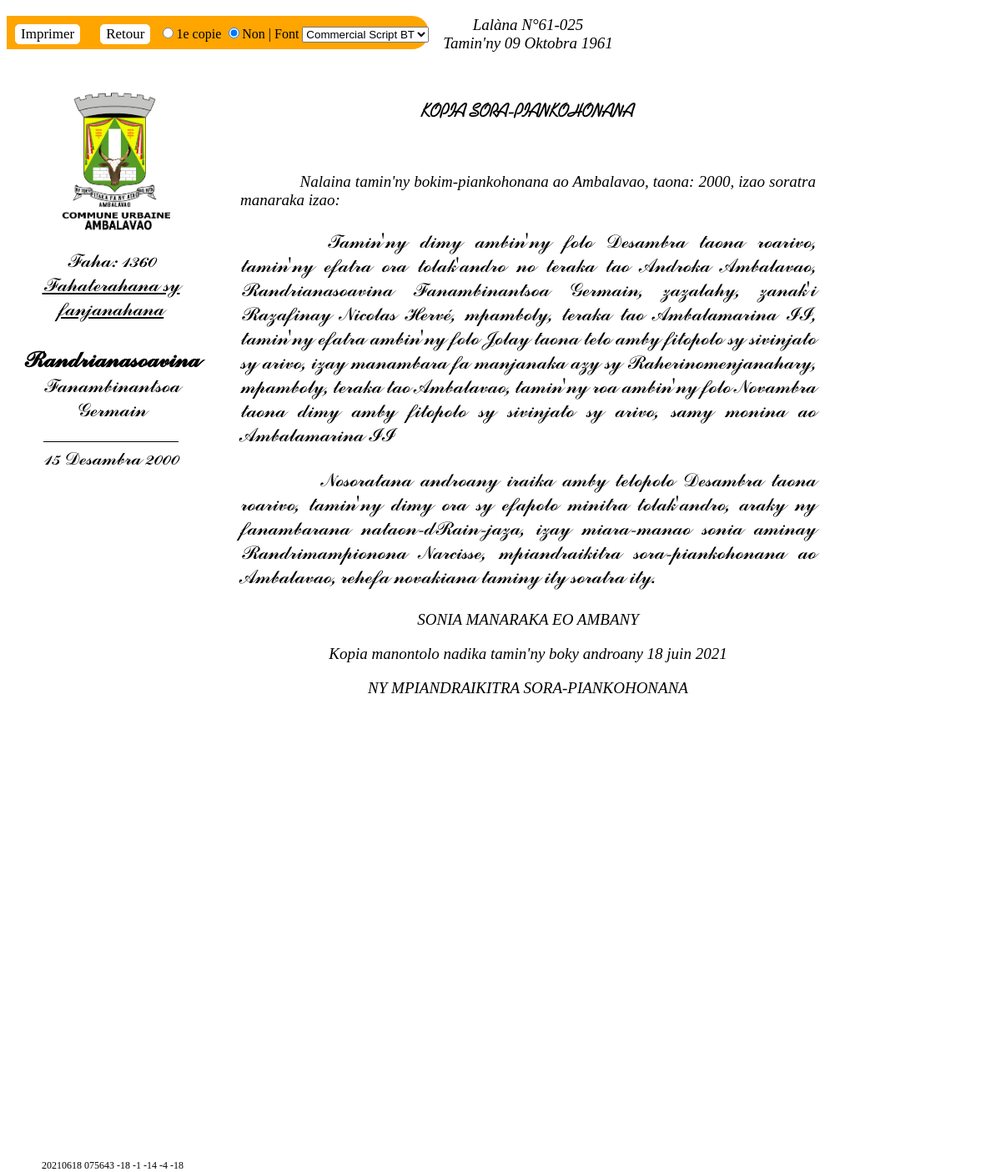
Screenshot of /acte_naissance.php?numNaiss=1360N2000 with the database file from the repository.
### tables this page shows
CREATE TABLE `declarernaiss` (
  `numNaiss` varchar(10) DEFAULT NULL,
  `numPers` int(11) DEFAULT NULL,
  `declarant` varchar(15) DEFAULT NULL,
  `dateDecNaiss` date DEFAULT NULL,
  `heureDecNaiss` time DEFAULT NULL,
  `present` varchar(3) DEFAULT NULL,
  KEY `constDeclarer1` (`numNaiss`),
  KEY `constDeclarer2` (`numPers`),
  CONSTRAINT `constDeclarer1` FOREIGN KEY (`numNaiss`) REFERENCES `naissance` (`numNaiss`) ON DELETE CASCADE ON UPDATE CASCADE,
  CONSTRAINT `constDeclarer2` FOREIGN KEY (`numPers`) REFERENCES `personne` (`numPers`) ON DELETE CASCADE ON UPDATE CASCADE
);

CREATE TABLE `personne` (
  `numPers` int(11) NOT NULL AUTO_INCREMENT,
  `nomPers` varchar(50) DEFAULT NULL,
  `prenomPers` varchar(90) DEFAULT NULL,
  `dateNaissPers` varchar(10) DEFAULT NULL,
  `lieuNaissPers` varchar(90) DEFAULT NULL,
  `adressePers` varchar(70) DEFAULT NULL,
  `profPers` varchar(90) DEFAULT NULL,
  `vivant` varchar(3) DEFAULT NULL,
  `nationalite` varchar(15) DEFAULT NULL,
  `age` smallint(6) DEFAULT NULL,
  PRIMARY KEY (`numPers`)
);

### classe/FormatDatetime.php (called while the page is built, shortened)
<?php
class FormatDatetime{
	private $strNombre=array(
        array("","arivo","roarivo"),
        array("","zato","roanjato","telonjato","efajato","dimanjato","eninjato","fitonjato","valonjato","sivinjato"),
        array("","folo","roapolo","telopolo","efapolo","dimapolo","enimpolo","fitopolo","valopolo","sivifolo"),
	    array("","iraika","roa","telo","efatra","dimy","enina","fito","valo","sivy","folo")
    );
    private $listTime=array();
    private $listMonth=array("","Janoary","Febroary","Marsa","Avrily","Mey","Jiona","Jolay","Aogositra","Septambra","Oktobra","Novambra","Desambra");
    private $listMonthFrc=array("","janvier","fevrier","mars","avril","mai","juin","juillet","août","septembre","octobre","novembre","decembre");
	public function completeTimeTab(){
        $this->listTime[0]="12";
        $i=0;
        for($i=1; $i<13; $i++){
            $this->listTime[$i]="0".$i;
        }
        for($j=1; $j<12; $j++){
            $this->listTime[$i]="0".$j;
            $i++;
        }
    }
    public function getDateFrench($date){
        $dateList=explode("-", $date);
        return $dateList[2]." ".$this->listMonthFrc[intval($dateList[1])]." ".$dateList[0];
    }
    public function getDateMalagasy($date){
        $dateList=explode("-", $date);
        $strDate="";
        if ($dateList[2]=="00" && $dateList[1]!="00" && $dateList[0]!="00") {
            $strDate="volana ".$this->listMonth[intval($dateList[1])]." ".$dateList[0];
        }
        else{
            $strDate=$dateList[2]." ".$this->listMonth[intval($dateList[1])]." ".$dateList[0];
        }
        return $strDate;
    }
    public function getStringDate($date){
        $splittedDate=explode("-",$date);
        $strDate="";
        if ($splittedDate[2]=="00" && $splittedDate[1]!="00" && $splittedDate[0]!="00") {
            $strDate="volana ".$this->listMonth[intval($splittedDate[1])]." ".$this->Year($splittedDate[0]);
        }
        else{
            $strDate=$this->Day($splittedDate[2])." ".$this->listMonth[intval($splittedDate[1])]." ".$this->Year($splittedDate[0]);
        }
        return $strDate;
    }
    public function Day($day){
        $convertDay="";
        $convertDay=$convertDay.$this->strNombre[3][intval($day[1])];
        $convertDay=$convertDay.$this->dontEquals4($day[0],$day[1], "0", " amby ");
        $convertDay=$convertDay.$this->strNombre[2][intval($day[0])];
        return $convertDay;
    }
    public function Year($year){
        $convertYear="";
        $convertYear.=$this->strNombre[3][intval($year[3])];
        $convertYear.=$this->dontEquals4($year[2],$year[3],"0"," amby ");
        $convertYear.=$this->strNombre[2][intval($year[2])];
        $convertYear.=$this->dontEquals3($year[1],"0"," sy ");
        $convertYear.=$this->strNombre[1][intval($year[1])];
        if(substr($year,1,4)=="000"){
            $convertYear=$this->strNombre[0][intval($year[0])];
        }
        else{
            $convertYear=$convertYear." sy ".$this->strNombre[0][intval($year[0])];
        }
        return "taona ".$convertYear;
    }
    public function getStringTime($time){
        $list=explode(":",$time);
        return $this->hour($list[0], $list[1])." ".$this->minute($list[1])." ".$this->getSymTime($list[0]);
    }
    public function hour($hour,$minute){
        $h="";
        $hour=$this->listTime[intval($hour)];
        if ($hour=="01"){
            $h="iray";
        }
        else{
            $h.=$this->strNombre[3][intval($hour[-1])];
            $h.=$this->dontEquals4($hour[-1],$hour[-2],"0"," amby ");
            $h.=$this->strNombre[2][intval($hour[-2])];
        }
        return $h." ora";
    }
    public function minute($minute){
        $min="";
        if($minute=="15")
            $min="sy fahefany";
        else if($minute=="20")
            $min="sy fahatelony";
        else if($minute=="30")
            $min="sy sasany";
        else{
            $min.="sy ";
            $min.=$this->strNombre[3][intval($minute[1])];
            $min.=$this->dontEquals4($minute[0],$minute[1],"0"," amby ");
            $min.=$this->strNombre[2][intval($minute[0])];
            if($minute!="00"){
                $min .=" minitra";
            }
            else{
                $min="";
            }
        }
        return $min;
    }
    public function getSymTime($hour){
        $str="";
        $h=intval($hour);
        if ($h==0 || $h>=19)
            $str="alina";
        else if($h>=1 && $h<=10)
            $str="maraina";
        else if($h>=11 && $h<=12)
            $str="atoandro";
        else if($h>=13 && $h<=17)
            $str="tolak'andro";
        else
            $str="hariva";
        return $str;
    }
    public function dontEquals3($objectCompared, $reference, $value){
        $str="";
        if($objectCompared!=$reference){
            $str.=$value;
        }
        return $str;
    }
    public function dontEquals4($objectCompared1, $objectCompared2, $reference, $value){
        $str="";
        if ($value==" amby " && intval($objectCompared1.$objectCompared2)<20) {
            $value=" ambin'ny ";
        }
        if($objectCompared1!=$reference && $objectCompared2!=$reference ){
            $str.=$value;
        }
        return $str;
    }
}
?>

### acte_naissance.php (the view, shortened to what this page needs)
<!DOCTYPE html>
<html>
<head>
	<link rel="stylesheet" type="text/css" href="font/font.css">
</head>
<?php
include("classe/FormatDatetime.php");
include("classe/fonction_util.php");
$datetime->completeTimeTab();
$query="SELECT a.*, d.*, p.* from acteNaissance a, declarerNaiss d, personne p WHERE a.numNaiss=d.numNaiss and d.numPers=p.numPers and a.numNaiss='".$_GET["numNaiss"]."'";
$array=array();
function legitimite($legitime){
	$str="";
	if($legitime=="non"){
		$str=", izay manambara fa manjanaka azy";
	}
	return $str;
}
function getName($legitime){
	$str="";
	if($legitime=="non"){
		$str="Fahaterahana sy fanjanahana";
	}
	else{
		$str="Fahaterahana";
	}
	return $str;
}
function declarant($datetime,$declarant,$nom,$prenom,$profesion,$dateNaiss,$lieuNaiss,$adresse,$age,$present){
	if ($declarant!="Rain-jaza") {
		$declarant="'i ".the_object($nom." ".$prenom).ifExiste($declarant,", ".$declarant.", ").ifExiste($profesion,", ".$profesion).ifExiste($lieuNaiss,", teraka tao ".the_object($lieuNaiss).", ");
		if ($dateNaiss!="-00-00") {
			if (ifExiste($lieuNaiss,"teraka")=="teraka") {
				$declarant.=" tamin'ny ".$datetime->getStringDate($dateNaiss);
			}
			else{
				$declarant.=", teraka tamin'ny ".$datetime->getStringDate($dateNaiss);
			}
		}
		if ($age!=0) {
			$declarant.=", ".$datetime->getStringAge($age);
		}
		$declarant.=ifExiste($adresse,", monina ao ".$adresse);
	}
	else{
		$declarant="-dRain-jaza";
	}
	return $declarant;
}
?>
<body>
	<article>
	<div id="head"> <button id="bouton"  onclick="imprimer()">Imprimer</button> <button onclick="document.location='registre_naissance.php'" id="bouton">Retour</button><input type="radio" id="prem" name="1">1e copie <input type="radio" id="non" checked name="1">Non |
		Font <select id="font" onchange="changeFont(document.getElementById('font').value)"><option>Commercial Script BT</option>
		     <option>Times New Roman</option></select> </div>
	<div id="etat">
	<div id="contenu">
	    <?php
        $result=$database->query($query);
		while($data=$result->fetch()){
			$array[0]=$data["numActeNaiss"];
			$array[1]=$data["legitime"];
			$array[2]=$data["nomEnfant"];
			$array[3]=$data["prenomEnfant"];
			$array[4]=$data["dateNaissEnfant"];
			?>
		   <p id="maj" align="center">Lalàna N°61-025<br/>
		   Tamin'ny 09 Oktobra 1961</p><br/>
		   <p align="center"><span id="titre">KOPIA SORA-PIANKOHONANA</span></p><br/>
		   <p id="maj"><span class="tab">_______</span>
			<?php echo "    Nalaina tamin'ny bokim-piankohonana ao Ambalavao, taona:</dd> ".substr($data["dateNaissEnfant"],0,4).", izao soratra manaraka izao:"; ?>
			 </p>
			<div id="act">
			<p><span class="tab">_______</span>
				<?php echo "    Tamin'ny ".$datetime->getStringDate($data["dateNaissEnfant"]).
			", tamin'ny ".$datetime->getStringTime($data["heureNaissEnfant"]).
			" no teraka tao ".the_object($data["lieuNaissEnfant"]).", ".the_object($data["nomEnfant"].
			" ".$data["prenomEnfant"]).", ".$data["sexeEnfant"].", zanak'i ".
			getPersonne($data["nomPere"],$data["dateNaissPere"],$data["lieuNaissPere"],$data["profPere"],$data["agePere"]).
			ifExiste($data['nomPere'],setAdresseParent(false, $data['adrPere'],$data['adrMere'])).
			ifExiste($data["nomPere"],legitimite($data["legitime"])).ifExiste($data["nomPere"]," sy ").
			getPersonne($data["nomMere"],$data["dateNaissMere"],$data["lieuNaissMere"],$data["profMere"],$data["ageMere"]).
			setAdresseParent(true, $data['adrMere'],$data['adrPere']) ; ?>
			</p>
			<p><span class="tab">_______</span>
				<?php echo "    Nosoratana androany ".$datetime->getStringDate($data["dateDecNaiss"]).
				heureDec($datetime,$data["heureDecNaiss"])." araky ny fanambarana nataon".declarant($datetime,$data['declarant'],$data['nomPers'],$data['prenomPers'],$data['profPers'],$data['dateNaissPers'],$data['lieuNaissPers'],$data['adressePers'],$data["age"],$data['present']).", izay miara-manao sonia aminay ".$data["nomOff"].ifExiste($data["fonction"],", ".$data['fonction']).off($data['codeReg'])
				?>
			</div>
			<div id="maj">
						<p align="center"> SONIA MANARAKA EO AMBANY  </p>
		    <p align="center">Kopia manontolo nadika tamin'ny boky androany
		    <?php echo $datetime->getDateFrench(now($database)); ?> </p>
		                <p align="center"><?php echo "\t\t" ?> NY MPIANDRAIKITRA SORA-PIANKOHONANA  </p></div>
		<?php
		break;
		}
		?>
	</div>
	</div>
	<div id="aside">
		<img id="logo_acte" src="image/armoirie.jpg">
	    <p align="center">
			<span id='commercial'>Faha: <?php echo $array[0];  ?><br/>
			<span class="underline"><?php echo getName($array[1]);  ?></span><br/><br/>
			<?php echo ctrlSTR($array[2]);  ?><br/>
			<?php echo $array[3];  ?><br/><br/>
			<?php echo "<span id='date'>".$datetime->getDateMalagasy($array[4])."</span></span>";  ?><br/>
			<br/>
		</p>
	</div>
	<div id="footer">
		<?php echo str_replace("-","", now())." ".str_replace(":","", temps())." ".cryptage(strtoupper($array[2]),strtoupper($_SESSION["nomUser"]));
		    echo " ".$_SESSION['pseudo']; ?>
	</div>
	</article>
</body>
</html>

### cssActe.php (style rules this page uses)
#footer { position: absolute; top: 1390px; left: 50px; font-family: "Calibri"; font-size: 12px; }
#date { border-top:1px black solid; padding-top:7px; font-size: 24px; }
#maj { font-family: "Times New Roman"; font-size: 19px; font-style: italic; }
#act { font-family: "Commercial Script BT"; font-size: 25px; }
#logo_acte { position: relative; width: 190px; height: 170px; left: 35px }
#bouton { border-radius: 5px; margin: 10px; border: 1px white solid; background-color: white; font-family: "Calibri"; color: black; font-size: 17px; }
#head { position: absolute; border-top-right-radius: 20px; border-bottom-right-radius: 20px; background-color: orange; height: 40px; z-index: 1; }
#contenu { font-size: 19px; text-align: justify; position: relative; left: 280px; width: 690px; font-family: "Times New Roman"; word-wrap: break-word; z-index: -1; }
#aside { position: absolute; font-size: 15px; top: 110px; width: 250px; text-align: justify; word-wrap: break-word; font-family: "Edwardian Script ITC"; }
.tab { color: white; }
.underline { text-decoration: underline; }
#titre { font-size: 23px; font-family: "Swenson"; font-weight: bold; }
#commercial { font-family: "Commercial Script BT"; font-size: 25px; }

### rows the page displays
declarernaiss: dateNaissEnfant "2000", StringDate "dimy ambin'ny folo Desambra taona roarivo", StringTime "efatra ora tolak'andro", lieuNaissEnfant "Androka Ambalavao", prenomEnfant "Randrianasoavina Fanambinantsoa Germain", sexeEnfant "zazalahy", agePere "Razafinay Nicolas Hervé, mpamboly, teraka tao Ambalamarina II, tamin'ny efatra ambin'ny folo Jolay taona telo amby fitopolo sy sivinjato sy arivo", legitime ", izay manambara fa manjanaka azy", nomPere "sy", ageMere "Raherinomenjanahary, mpamboly, teraka tao Ambalavao, tamin'ny roa ambin'ny folo Novambra taona dimy amby fitopolo sy sivinjato sy arivo", adrPere ", samy monina ao Ambalamarina II", dateDecNaiss "iraika amby telopolo Desambra taona roarivo", heureDecNaiss ", tamin'ny dimy ora sy efapolo minitra tolak'andro,", declarant+present "-dRain-jaza", nomOff "Randrimampionona Narcisse", codeReg ", mpiandraikitra sora-piankohonana ao Ambalavao, rehefa novakiana taminy ity soratra ity."

### other values shown
$array[0] "1360"
getName($array[1]) "Fahaterahana sy fanjanahana"
the_object($str) "Randrianasoavina"
$array[3] "Fanambinantsoa Germain"
$datetime->getDateMalagasy($array[4]) "15 Desambra 2000"
str_replace(":","", temps()) "075643"
cryptage(strtoupper($array[2]),strtoupper($_SESSION["nomUser"])) "-18 -1 -14 -4 -18"
